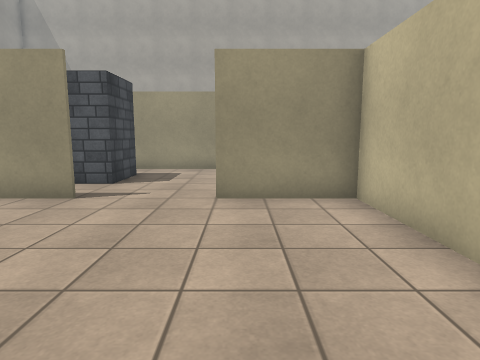
[1] (above)

24 first-person views from a walk through a Unity game level. The camera is 1.3 m above the floor, tilts 8° down and sees 75° across. The floor is counted in squares, 1 m on a side. Each view is taken from the middle of a square. On the plan, view 1 faces up. The plan holds only what a view shows up to about 14 squares ahead; the rest is blank. The place goes on beyond the plan. Surface patterns are stand-ins for the level's own textures.

[2]
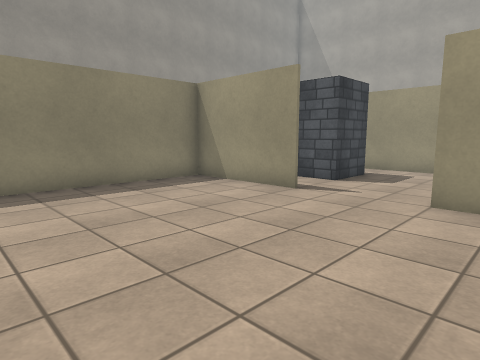

[3]
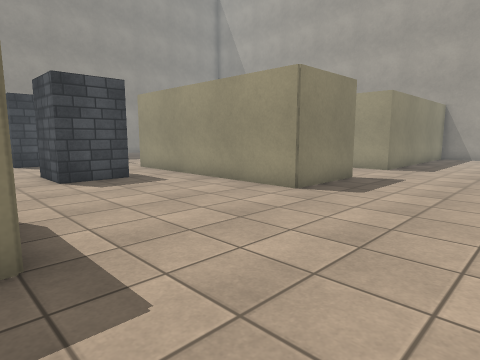

[4]
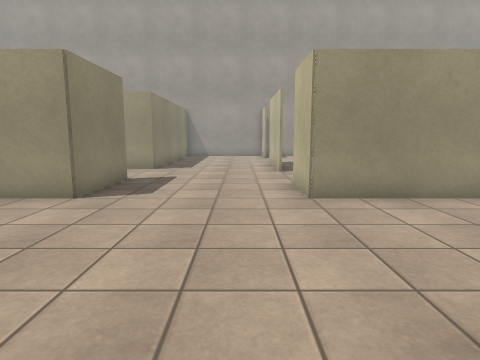

[5]
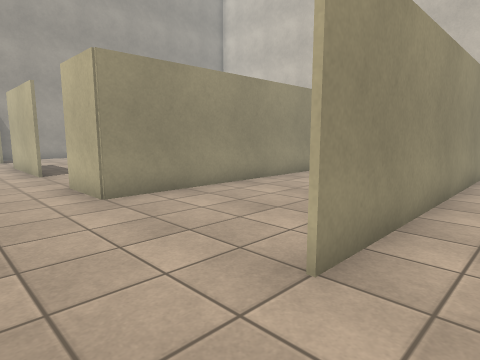

[6]
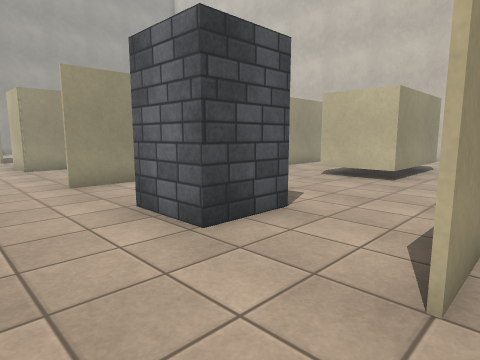

[7]
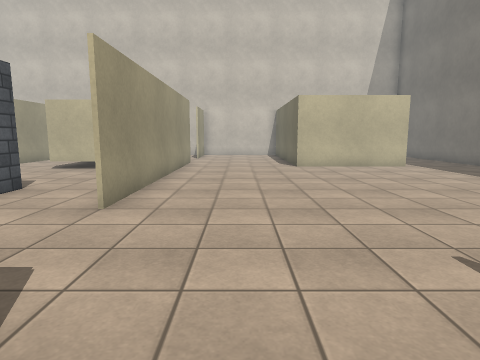

[8]
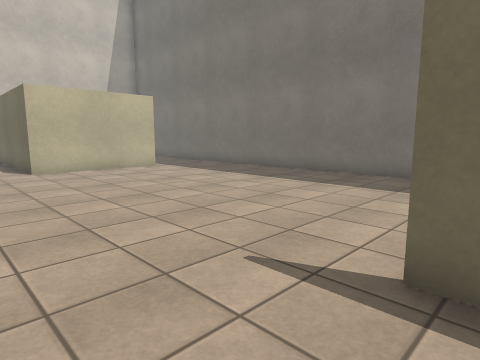

[9]
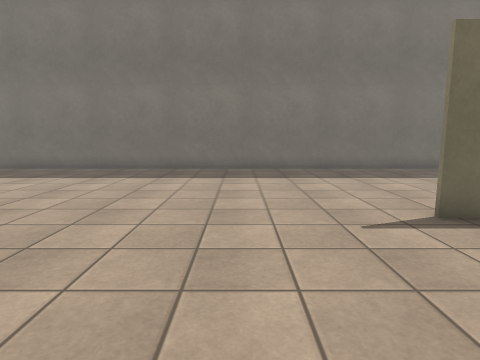

[10]
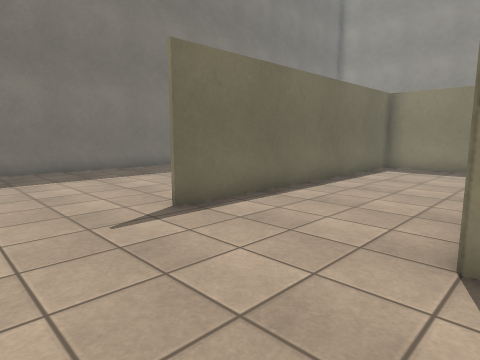

[11]
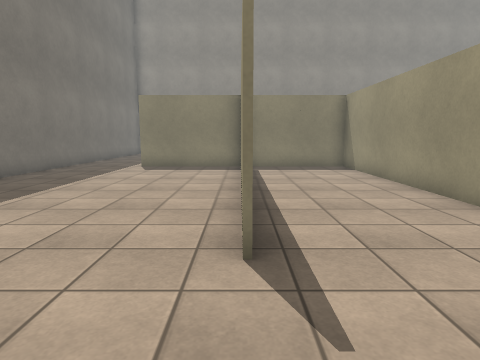

[12]
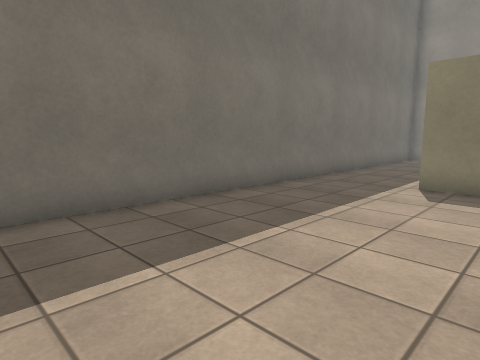

[13]
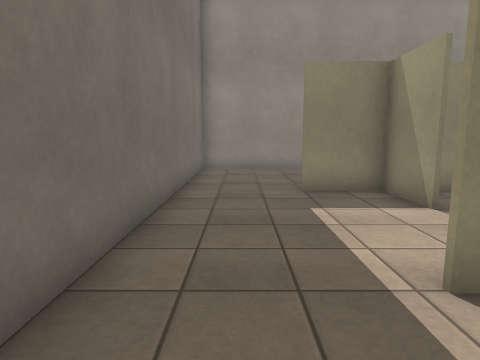

[14]
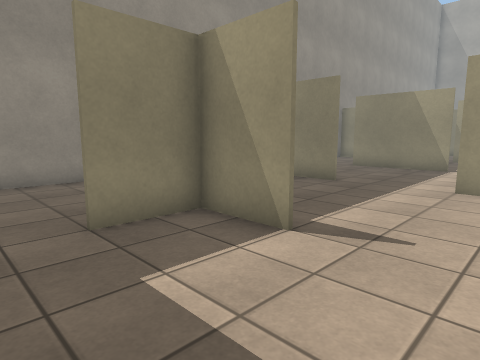

[15]
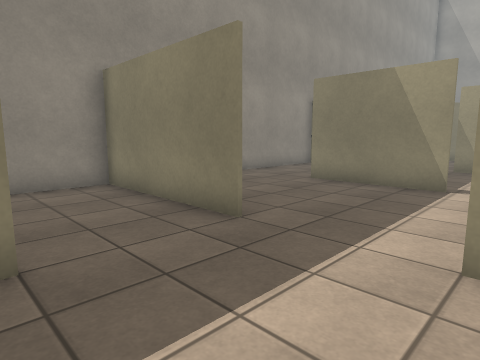

[16]
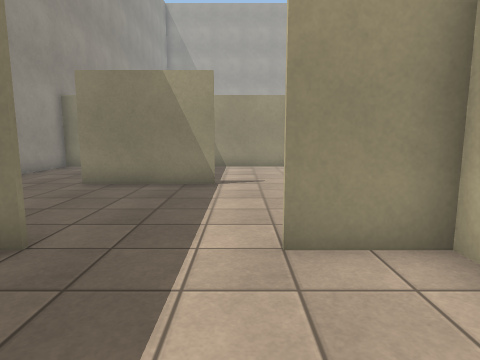

[17]
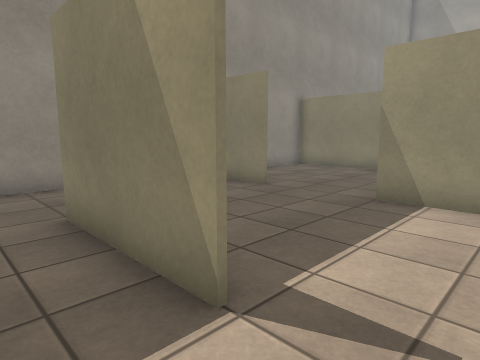

[18]
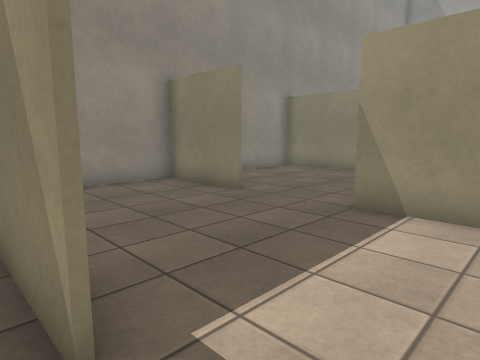

[19]
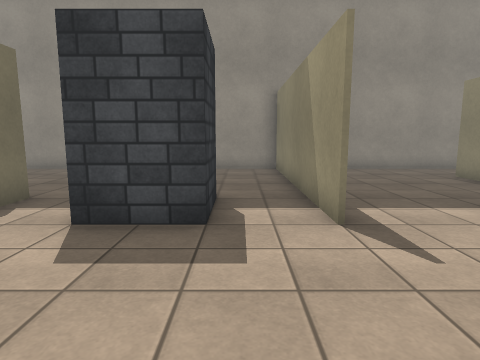

[20]
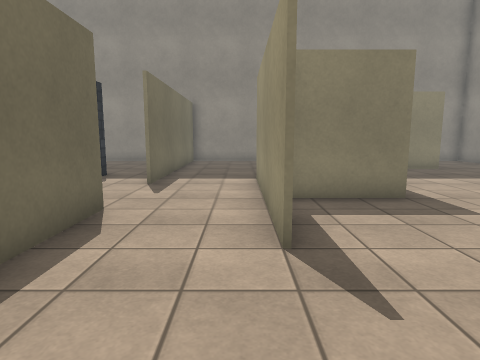

[21]
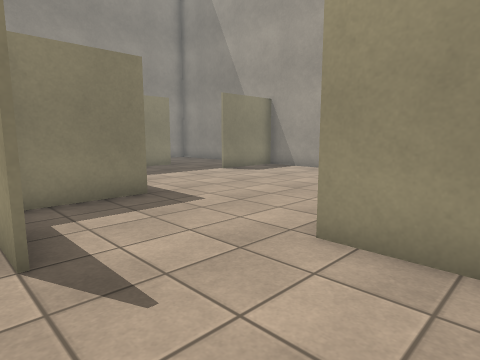

[22]
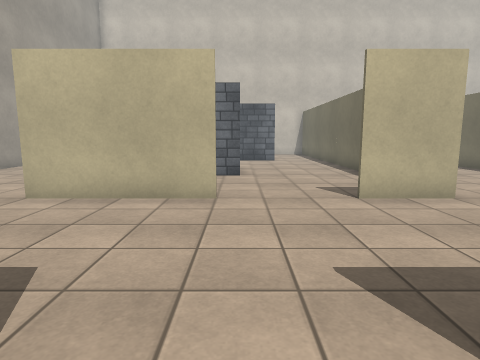

[23]
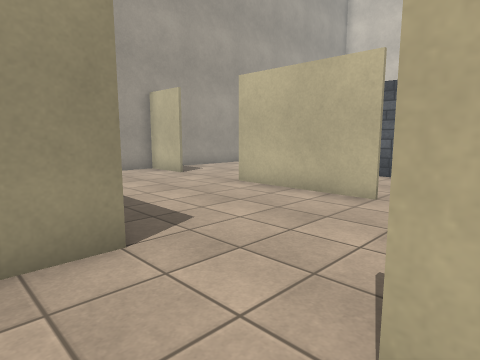

[24]
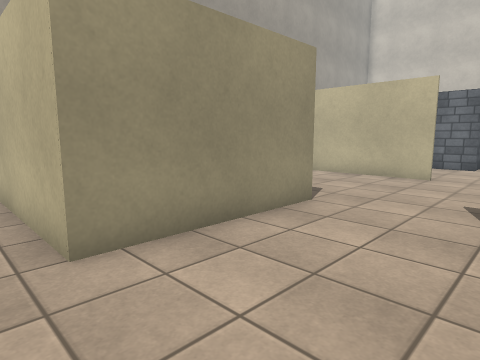

### Floor plan
Points are (right, up) in squares from view 1. A wall is a line through its corners. A room is listed if a view was taken in it or the views show most of it. See-through windows are left out.
Room 1 (views 1, 2, 3, 4, 5, 6, 7, 8, 9, 10, 11, 12, 13, 14, 15, 16, 17, 18, 19, 20, 21, 22, 23, 24)
walls: (2.5, 3.1) (2.5, 6.5) (-0.5, 6.5); (0.2, -1.5) (-7.5, -1.5) (-7.5, -10.2); (-3.4, 6.5) (-7.5, 6.5) (-7.5, 1); (-8, 6.5) (-11.5, 6.5); (-7.5, -3.5) (-9.5, -3.5); (-10.6, 1.5) (-14.4, 1.5); (-6.5, 12.6) (-4, 12.6); (-7.5, -5.9) (2.9, -5.9); (-11.5, 6.6) (-10.6, 6.6); (1.6, 15.6) (1.6, 12.5) (-6.5, 12.5); (12.2, 7.5) (13.5, 7.5); (-4.4, 15.5) (-10.2, 15.5); (-9.5, 12.5) (-17.5, 12.5) (-17.5, 9.6); (-12.4, -3.5) (-17.5, -3.5) (-17.5, -5.9); (-10.5, 12.6) (-9.5, 12.6); (-14.4, 6.5) (-17.5, 6.5) (-17.5, 1); (11.6, 12.6) (14.1, 12.6); (-10.4, -8.5) (-12.4, -8.5) (-12.4, -10.5); (15.5, 2.2) (13.5, 2.2) (13.5, 4.6); (-12.4, -6.4) (-12.4, -7.2); (15.2, -0.6) (6.5, -0.6); (15, 7.4) (6.4, 7.4); (6.5, 17.4) (6.5, 21.5); (14.2, 12.5) (6.5, 12.5) (6.5, 14.5); (1.6, 21.6) (1.6, 18.4) (-3.1, 18.4); (14.4, -10.2) (14.4, -5.5) (15.5, -5.5); (-17.5, -8.8) (-17.5, -13.5) (15.5, -13.5); (6.5, 24.5) (6.5, 25.5)
ways out: opening at (-10, 14.5); opening at (-4, 17.5)
objects: column (-11, 9) to (-10, 10); column (-5, 9) to (-4, 10); column (7, 3) to (9, 4)

Where each view was taken, in squares from view 1:
view 1: 0 up, 0 right, facing up
view 2: 0 up, 1 right, facing up-left
view 3: 6 up, 6 right, facing up-left
view 4: 6 up, 5 right, facing up
view 5: 6 up, 4 right, facing up-right
view 6: 1 down, 4 right, facing up-right
view 7: 3 down, 1 right, facing right
view 8: 3 down, 2 right, facing down-right
view 9: 1 down, 6 right, facing down
view 10: 1 down, 6 right, facing down-left
view 11: 6 down, 6 right, facing left
view 12: 8 down, 1 right, facing down-left
view 13: 12 down, 5 left, facing left
view 14: 12 down, 8 left, facing up-left
view 15: 7 down, 9 left, facing up-left
view 16: 7 down, 10 left, facing up
view 17: 0 up, 9 left, facing up-left
view 18: 1 up, 9 left, facing up-left
view 19: 11 up, 5 left, facing left
view 20: 15 up, 1 left, facing left
view 21: 15 up, 1 left, facing up-left
view 22: 17 up, 0 right, facing right
view 23: 15 up, 0 right, facing up-right
view 24: 15 up, 4 left, facing up-right
